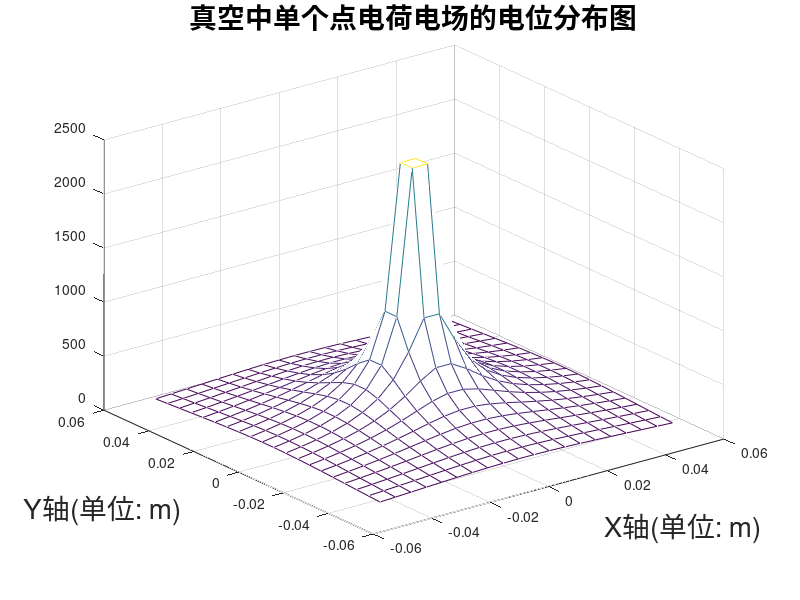
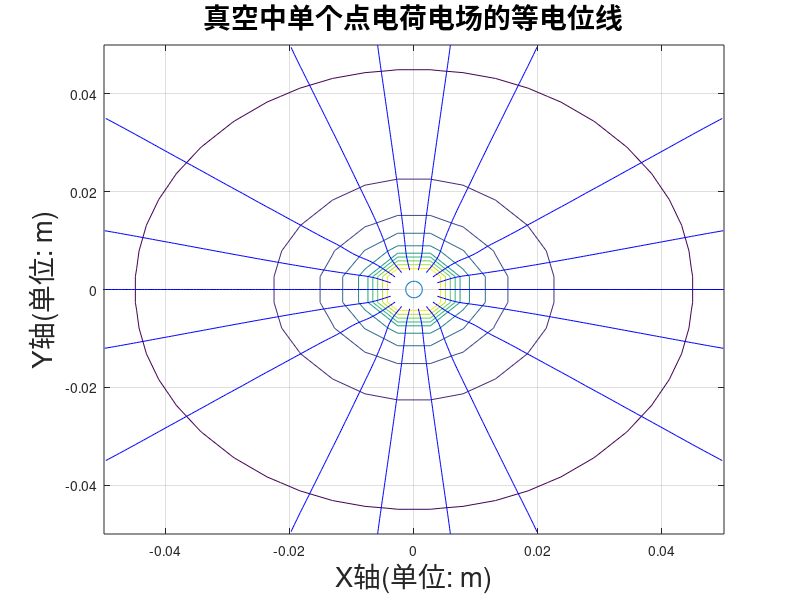
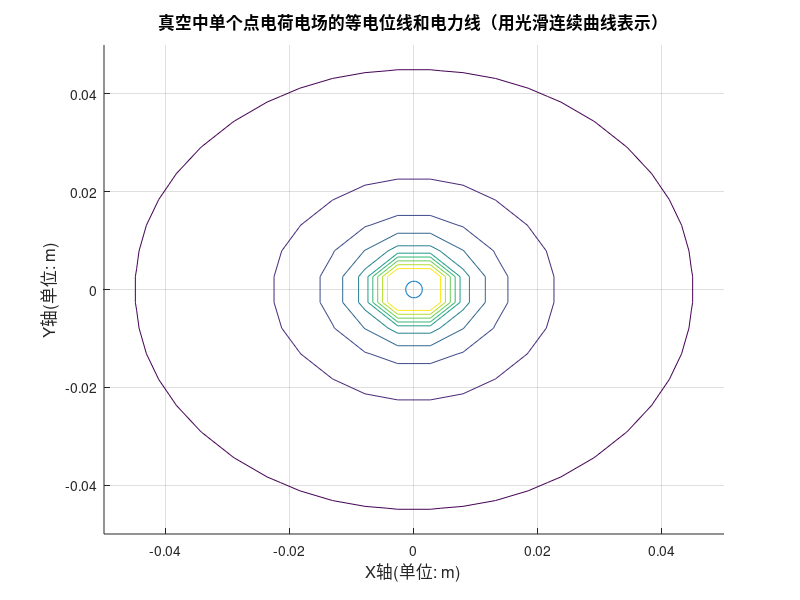

These figures' MATLAB source, in order: (Note: this script raises an error after producing the figures.)
clear;                                                % 清空内存中的所有变量
clc;                                                  % 清空命令窗口中的内容
k=9e9;                                               % 设置静电力衡量
Q=1e-9;                                              % 设置点电荷的电量
xm=0.05;                                             % 设置场域中x方向的范围
ym=0.05;                                             % 设置场域中y方向的范围
x=linspace(-xm,xm,20);                                  % 将x轴等分成20等份
y=linspace(-ym,ym,20);                                  % 将y轴等分成20等份
[X,Y]=meshgrid(x,y);                                    % 形成场域中各点的坐标
R=sqrt(X.^2+Y.^2);                                     % 计算场域中各点到点电荷的距离（到坐标原点的距离）
V=k*Q./R;                                            % 计算场域中各点的电位
mesh(X,Y,V);                                           % 绘制出电位的分布图
figure(1);
hold on;
title('真空中单个点电荷电场的电位分布图','fontsize',20);    % 绘出图形标题(注意符号均应为半角英文字符)
xlabel('X轴(单位: m)','fontsize',20);                       % 绘出X轴标注(注意符号均应为半角英文字符)
ylabel('Y轴(单位: m)','fontsize',20);                       % 绘出Y轴标注(注意符号均应为半角英文字符)

Vmin=200;                                          % 设定等位线族的最小电位值
Vmax=2000;                                         % 设定等位线族的最大电位值
Veq=linspace(Vmin,Vmax,10);                           % 设定10条等位线的电位值
figure(2);
contour(X,Y,V,Veq);                                    % 绘制10条等势线
grid on                                             % 形成网格
hold on                                             % 保持图形
plot(0,0,'o', 'MarkerSize',12)                            % 在原点处画出点电荷
title('真空中单个点电荷电场的等电位线', 'fontsize', 20);    % 给出图形标题
xlabel('X轴(单位: m)', 'fontsize', 20);                     % 给出X轴标注
ylabel('Y轴(单位: m)', 'fontsize', 20);                     % 给出Y轴标注

[Ex,Ey]=gradient(-V);                                 % 计算场域各点的电场强度的两个分量
del_theta=20;                                      % 设置相邻电力线间的角度差；
theta=(0:del_theta:360).*pi/180;                       % 生成电力线的弧度值；
xs=0.004*cos(theta);                                 % 生成电力线起点的x轴坐标；
ys=0.004*sin(theta);                                 % 生成电力线起点的y轴坐标；
streamline(X,Y,Ex,Ey,xs,ys)                             % 生成电力线；
figure(3);
grid on                                            % 形成网格
hold on                                            % 保持图形
contour(X,Y,V,Veq);                                   % 绘制10条等势线
plot(0,0,'o', 'MarkerSize',12)                           % 在原点处画出点电荷
title('真空中单个点电荷电场的等电位线和电力线（用光滑连续曲线表示）', 'fontsize', 12);                                               % 给出图形标题
xlabel('X轴(单位: m)', 'fontsize', 12);                    % 给出X轴标注
ylabel('Y轴(单位: m)', 'fontsize', 12);                    % 给出Y轴标注

E=sqrt(Ex.^2+Ey.^2);                        % 计算场域各点的电场强度的幅值
Ex=Ex./E;                                
Ey=Ey./E;                              % 归一化电场强度值（即使各点场强幅值为1）
figure(4);
quiver(X,Y,Ex,Ey);                           % 用归一化箭头表示场域各点电场强度的方向
hold on;
contour(X,Y,V,Veq);                          % 绘制等势线
title('真空中单个点电荷电场的等电位线和电力线（用归一化箭头表示）', 'fontsize', 12);                                       
      % 给出图形标题
xlabel('X轴(单位: m)', 'fontsize', 12);           % 给出X轴标注
ylabel('Y轴(单位: m)', 'fontsize', 12);           % 给出Y轴标注
